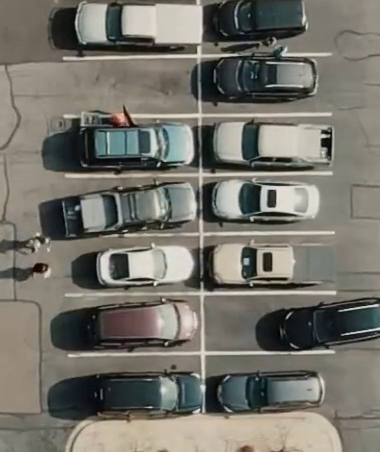
#> input picture frame 84 of video_and_image/parking_crop.mp4, 380 x 452 px, given in place of sample2.mp4, which was not available
$ python test1.py
#> lines starting #> are read from the running program, lines starting #| are printed output that depends on the picture
import cv2
import numpy as np
import cvzone
import pickle


cap = cv2.VideoCapture('sample2.mp4')


drawing = False
area_names = []
try:
    with open("parking", "rb") as f:
        data = pickle.load(f)
        polylines, area_names = data['polylines'], data['area_names']
except:
    polylines = []


points = []

current_name = " "

def draw(event, x, y, flags, param):
    global points, drawing
    drawing = True
    if event==cv2.EVENT_LBUTTONDOWN:
        points = [(x, y)]
    elif event==cv2.EVENT_MOUSEMOVE:
        if drawing:
            points.append((x,y))
    elif event==cv2.EVENT_LBUTTONUP:
        drawing = False
        current_name = input('areaname:-')
        if current_name:
            area_names.append(current_name)
            polylines.append(np.array(points, np.int32))

while True:
    ret, frame = cap.read()
#> frame is the input picture: shape (452, 380, 3); mean B, G, R 106.6, 114.8, 116.9
    if not ret:
        cap.set(cv2.CAP_PROP_POS_FRAMES, 0)
        continue
    frame=cv2.resize(frame,(1020,500))
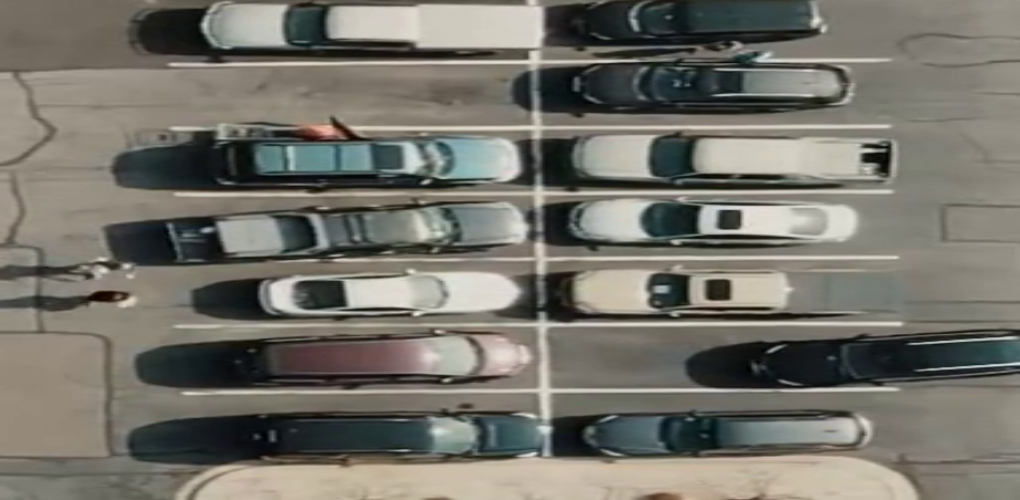
#> frame: shape (500, 1020, 3); mean B, G, R 106.5, 114.7, 116.8
    for i, polyline in enumerate(polylines):
        cv2.polylines(frame, [polyline], True, (0,0,255), 2)
        cvzone.putTextRect(frame, f'{area_names[i]}', tuple(polyline[0]), 1,1)


    cv2.imshow('FRAME', frame)
    cv2.setMouseCallback('FRAME', draw)

    Key = cv2.waitKey(100) & 0xFF
#> (key Esc is pressed here)
    if Key==ord('s'):
        with open("parking", "wb") as f:
            data = {'polylines': polylines, 'area_names': area_names}
            pickle.dump(data, f)


cap.release()
cv2.destroyAllWindows()

$ run again, starting later in the video
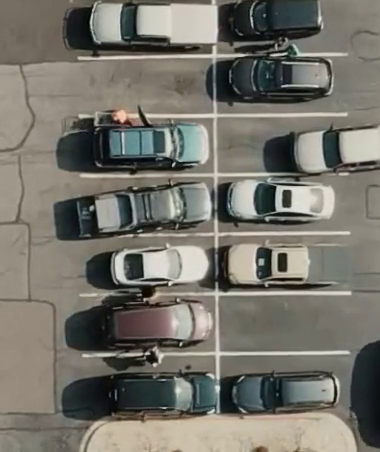
#> input picture frame 382 of video_and_image/parking_crop.mp4, 380 x 452 px, given in place of sample2.mp4, which was not available
#> frame is the input picture: shape (452, 380, 3); mean B, G, R 106.7, 115, 117.3
#> `frame=cv2.resize(frame,(1020,500))`:
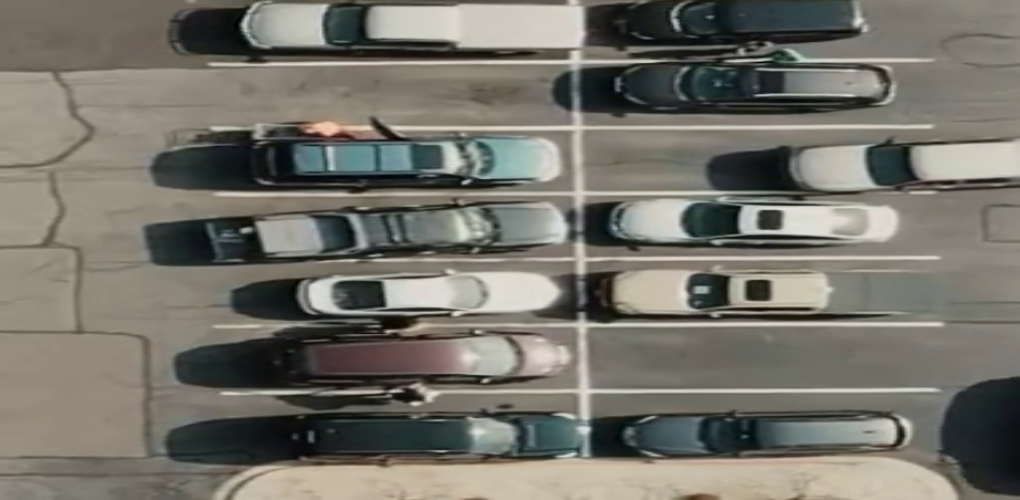
#> frame: shape (500, 1020, 3); mean B, G, R 106.6, 114.9, 117.2

$ run again, starting later in the video
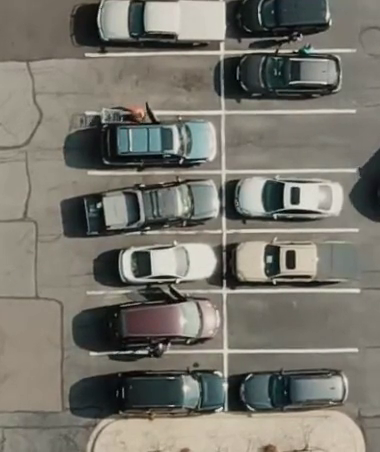
#> input picture frame 679 of video_and_image/parking_crop.mp4, 380 x 452 px, given in place of sample2.mp4, which was not available
#> frame is the input picture: shape (452, 380, 3); mean B, G, R 108.3, 117.2, 119.7
#> `frame=cv2.resize(frame,(1020,500))`:
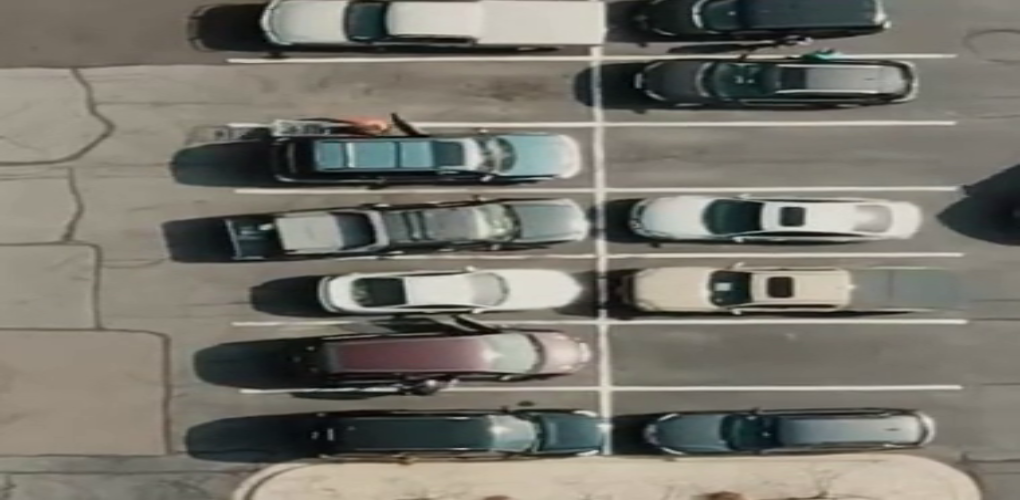
#> frame: shape (500, 1020, 3); mean B, G, R 108.2, 117.1, 119.5
